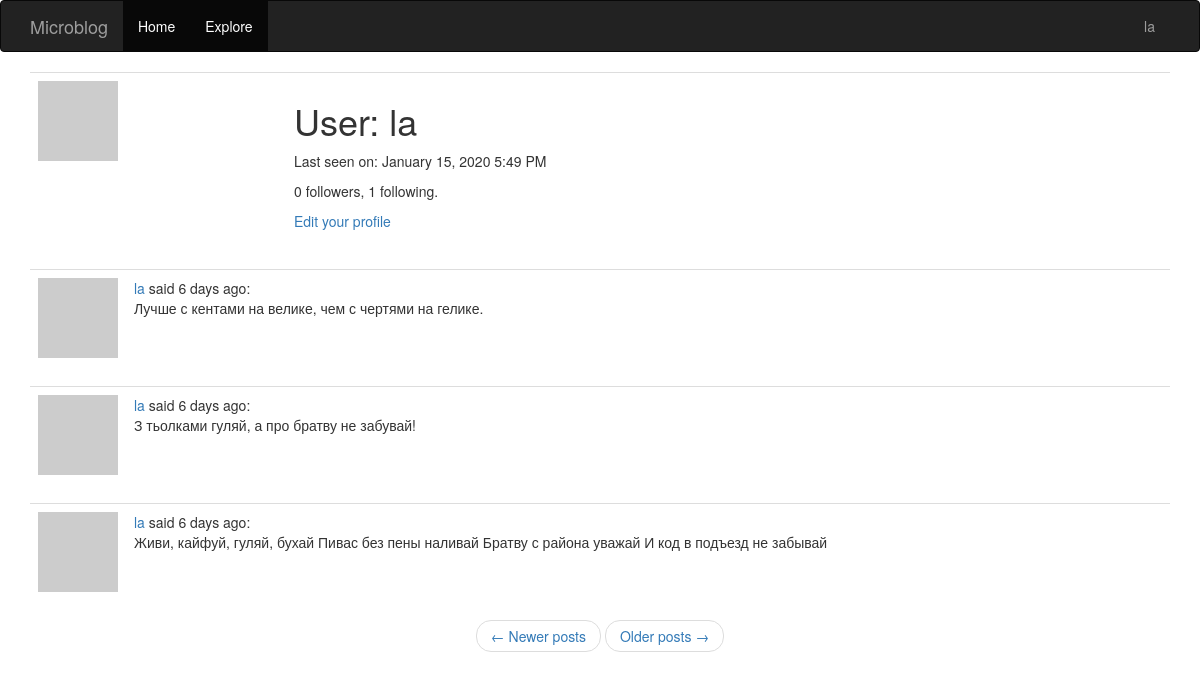
Page /user/la (signed in) on the committed database.
### app/models.py (models this page shows, shortened)
class User(UserMixin ,db.Model):
    id = db.Column(db.Integer, primary_key=True)
    username = db.Column(db.String(64), index=True, unique=True)
    email = db.Column(db.String(128), index=True, unique=True)
    password_hash = db.Column(db.String(128))
    posts = db.relationship('Post', backref='author', lazy='dynamic')
    about_me = db.Column(db.String(256))
    last_seen = db.Column(db.DateTime, default=datetime.utcnow)
    followed = db.relationship(
        'User', secondary=followers,
        primaryjoin=(followers.c.follower_id==id),
        secondaryjoin=(followers.c.followed_id==id),
        backref=db.backref('followers', lazy='dynamic'), lazy='dynamic'
    )
    def avatar(self, size):
        digest = md5(self.email.lower().encode('utf-8')).hexdigest()
        return 'https://www.gravatar.com/avatar/{}?d=identicon&s={}'.format(
            digest, size)

class Post(db.Model):
    id = db.Column(db.Integer, primary_key=True)
    body = db.Column(db.String(256))
    timestamp = db.Column(db.DateTime, index=True, default=datetime.utcnow)
    user_id = db.Column(db.Integer, db.ForeignKey('user.id'))

### app/routes.py (the view)
@app.route('/user/<username>')
@login_required
def user(username):
    user = User.query.filter_by(username=username).first_or_404()
    page = request.args.get('page', 1, type=int)
    posts = user.posts.order_by(Post.timestamp.desc()).paginate(
        page, app.config['POSTS_PER_PAGE'], False)
    next_url = url_for('user', username=user.username, page=posts.next_num) \
        if posts.has_next else None
    prev_url = url_for('user', username=user.username, page=posts.prev_num) \
        if posts.has_prev else None
    return render_template('user.html', user=user, posts=posts.items,
                            next_url=next_url, prev_url=prev_url)

### app/models.py (called while the page is built)
@login.user_loader
def load_user(id):
    return User.query.get(int(id))

### app/routes.py (called while the page is built)
@app.before_request
def before_request():
    if current_user.is_authenticated:
        current_user.last_seen = datetime.utcnow()
        db.session.commit()

### app/templates/user.html (shortened to what this page needs)
{% extends 'base.html' %}
{% block app_content %}
    <table class="table table-hover">
        <tr>
            <td width="256px"><img src="{{ user.avatar(128) }}"></td>
            <td>
                <h1>User: {{ user.username }}</h1>
                {% if user.last_seen  %}<p>Last seen on: {{ moment(user.last_seen).format('LLL') }}</p>{% endif %}
                <p>{{ user.followers.count() }} followers, {{ user.followed.count() }} following.</p>
                {% if user == current_user %}
                    <p><a href="{{ url_for('edit_profile') }}">Edit your profile</a></p>
                {% elif not current_user.is_following(user) %}
                    <p><a href="{{ url_for('follow', username=user.username) }}">Follow</a></p>
                {% else %}
                    <p><a href="{{ url_for('unfollow', username=user.username) }}">Unfollow</a></p>
                {% endif %}
            </td>
        </tr>
    </table>
    {% for post in posts %}
        {% include '_post.html' %}
    {% endfor %}
    <nav arial-label="...">
        <ul class="pager">
            <li class="previous{% if not prev_url %}disabled{% endif %}">
                <a href="{{ prev_url or '#' }}">
                    <span aria-hidden="true">&larr;</span> Newer posts
                </a>
            </li>
            <li class="next{% if not next_url %}disabled{% endif %}">
                <a href="{{ next_url or '#' }}">
                    Older posts <span aria-hidden="true">&rarr;</span>
                </a>
            </li>
        </ul>
    </nav>
{% endblock  %}

### app/templates/base.html (shortened to what this page needs)
{% extends 'bootstrap/base.html' %}
{% block navbar %}
    <nav class="navbar navbar-inverse">
        <div class="container">
            <div class="navbar-header">
                <a class="navbar-brand" href="{{url_for('blog') }}">Microblog</a>
            </div>
            <div class="collapse navbar-collapse" id="bs-example-navbar-collapse-1">
                <ul class="nav navbar-nav">
                    <li class="active"><a href="{{ url_for('blog') }}">Home</a></li>
                    <li class="active"><a href="{{ url_for('explore') }}">Explore</a></li>
                </ul>
                <ul class="nav navbar-nav navbar-right">
                    {% if current_user.is_anonymous %}
                    <li><button type="submit" class="btn btn-default"><a href="{{ url_for('login') }}">Sign in</a></button></li>
                    {% else %}
                    <li class="dropdown">
                        <a href="#" class="dropdown-toggle" data-toggle="dropdown" role="button" aria-haspopup="true" aria-expanded="false">{{ current_user.username }}</a>
                    </div>
                    {% endif %}
            </div>
    </nav>
{% endblock  %}
{% block content %}
    <div class="container">
        {% block app_content %}{% endblock  %}
{% endblock  %}

### app/templates/_post.html
<table class="table table-hover">
    <tr>
        <td width="70px">
            <a href="{{url_for('user', username=post.author.username) }}">
                <img src="{{ post.author.avatar(70) }}">
            </a>
        </td>
        <td>
            <a href="{{url_for('user', username=post.author.username) }}">
                {{ post.author.username }}
            </a>
            said {{ moment(post.timestamp).fromNow() }}: <br>{{ post.body }}
        </td>
    </tr>
</table>

### rows in the picture
User: username "la", last_seen "January 15, 2020 5:49 PM"
Post: author.username "la", timestamp "6 days ago", body "Лучше с кентами на велике, чем с чертями на гелике."
Post: author.username "la", timestamp "6 days ago", body "З тьолками гуляй, а про братву не забувай!"
Post: author.username "la", timestamp "6 days ago", body "Живи, кайфуй, гуляй, бухай Пивас без пены наливай Братву с района уважай И код в подъезд не забывай"

### other values in the picture
{{ user.followers.count() }} "0"
{{ user.followed.count() }} "1"
